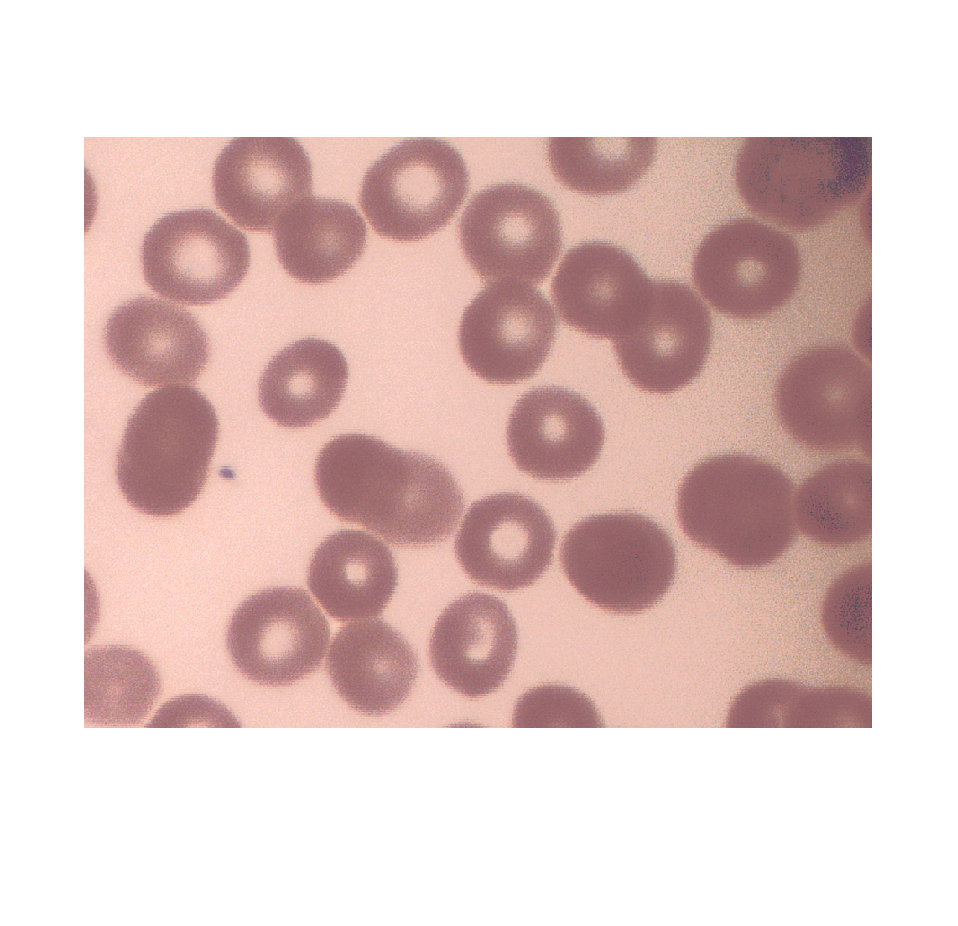
%> input picture test2.tif, 958 x 926 px
$ octave --eval "result = homomorficFilter(imread('test2.tif'));"   (GNU Octave 9; MATLAB toolbox functions it lacks are replaced by stand-ins)
%> lines starting %> are read from the running program, lines starting %| are printed output that depends on the picture; in (x1, y1, x2, y2) boxes, pixels count from 0 and x2, y2 are one past the last pixel; in counts of white or black regions, pixels touching at a corner belong together; the program's own positions count from 1
function [outI] = homomorficFilter(I)

    %I = rgb2hsv(I);
    %I = I(:,:,2);
    outI = zeros(size(I), 'uint8');
    orI = I;
%> orI is the input picture: size 926x958x3 uint8; mean R, G, B 226.7, 203, 199.9

    for i=1:3
        I = orI(:,:,i);

        % The first step is to convert the input image to the log domain.
        % Before that we will also convert the image to floating-point type.
        I = im2double(I);
        I = log(1 + I);

        % Frequency-domain high-pass filter construction.
        M = 2*size(I,1) + 1;
        N = 2*size(I,2) + 1;

        % Note that we can make the size of the filter (M,N) even numbers
        % to speed-up the FFT computation, but we will skip that step
        % for the sake of simplicity. Next, we choose a standard deviation for the
        % Gaussian which determines the bandwidth of low-frequency band that will be filtered out.
        sigma = 10;

        % And create the high-pass filter...
        [X, Y] = meshgrid(1:N,1:M);
        centerX = ceil(N/2);
        centerY = ceil(M/2);
        gaussianNumerator = (X - centerX).^2 + (Y - centerY).^2;
        H = exp(-gaussianNumerator./(2*sigma.^2));
        H = 1 - H;

        % Couple of things to note here. First, we formulate a low-pass filter and
        % then subtracted it from 1 to get the high-pass filter.
        % Second, this is a centered filter in that the zero-frequency is at the center.
        %imshow(H,'InitialMagnification',25)

        H = fftshift(H);

        If = fft2(I, M, N);
        Iout = real(ifft2(H.*If));
        Iout = Iout(1:size(I,1),1:size(I,2));

        filteredI = exp(Iout) - 1;

        %outI = cat(i, filteredI);
        outI(:,:,i) = filteredI;

    end
%> this loop made 3 passes
%> pass 1, in homomorficFilter, `I = orI(:,:,i);`:
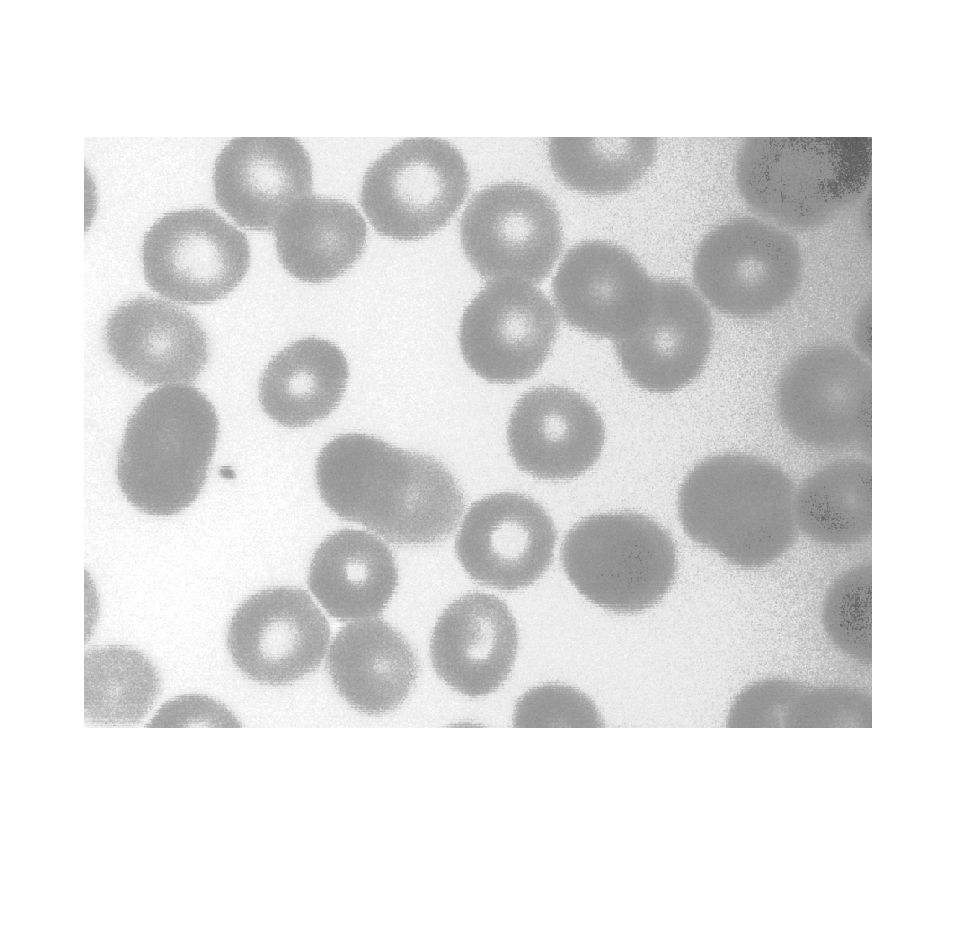
%> I: size 926x958 uint8; min 93, max 255, mean 226.7
%> pass 1, in homomorficFilter, `I = log(1 + I);`:
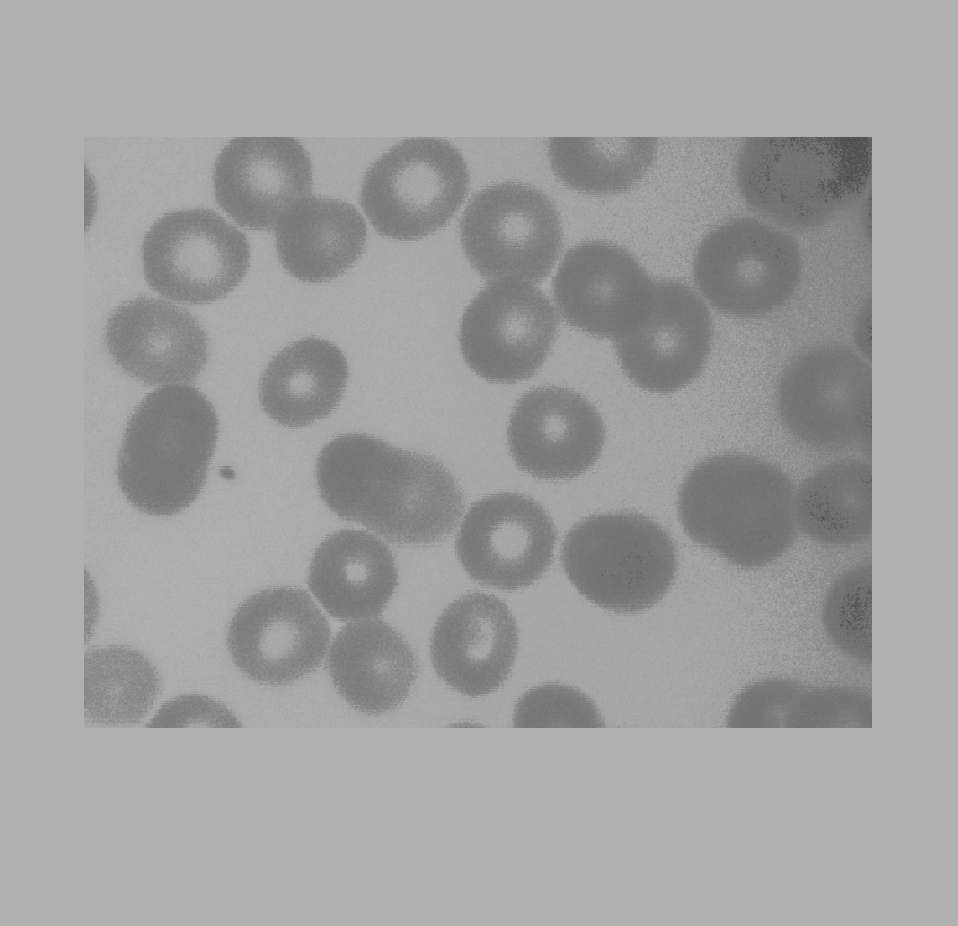
%> I: size 926x958 double; min 0.311, max 0.693, mean 0.633
%> pass 1, in homomorficFilter, `Iout = real(ifft2(H.*If));`:
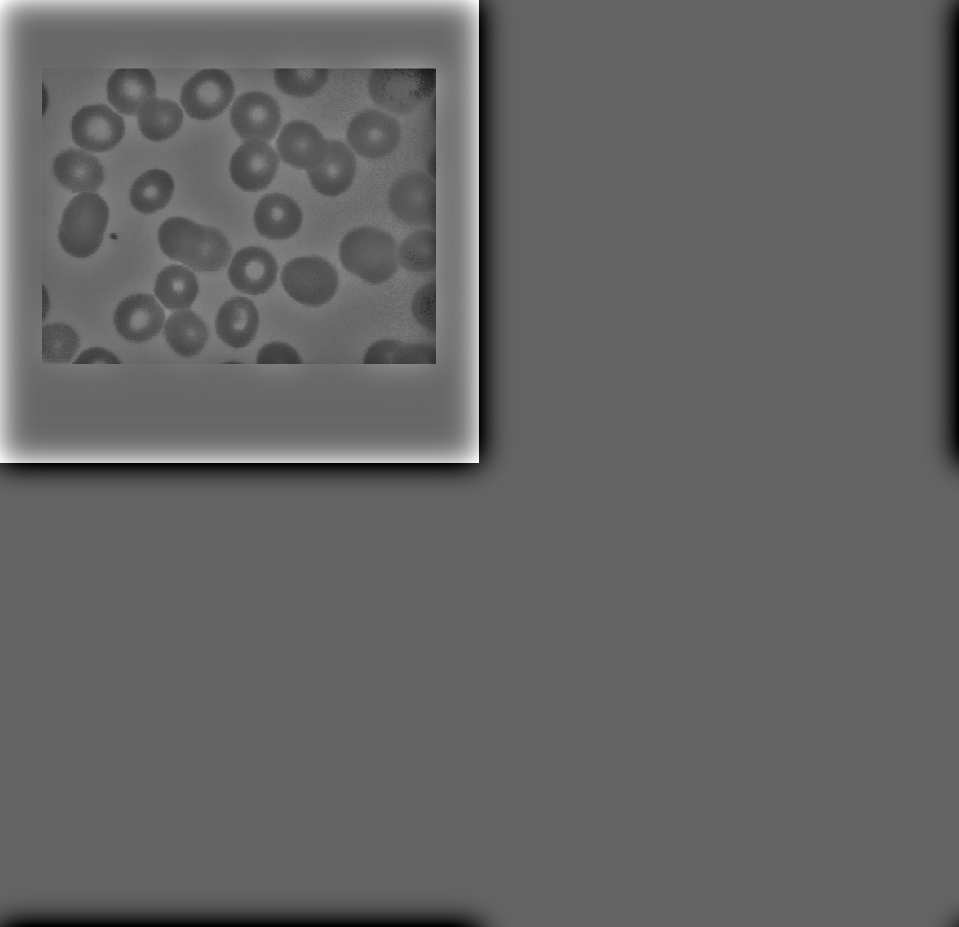
%> Iout: size 1853x1917 double (shown at 1/2 size); min -0.339, max 0.518, mean 0.00157; drawn with min black and max white
%> after the loop:
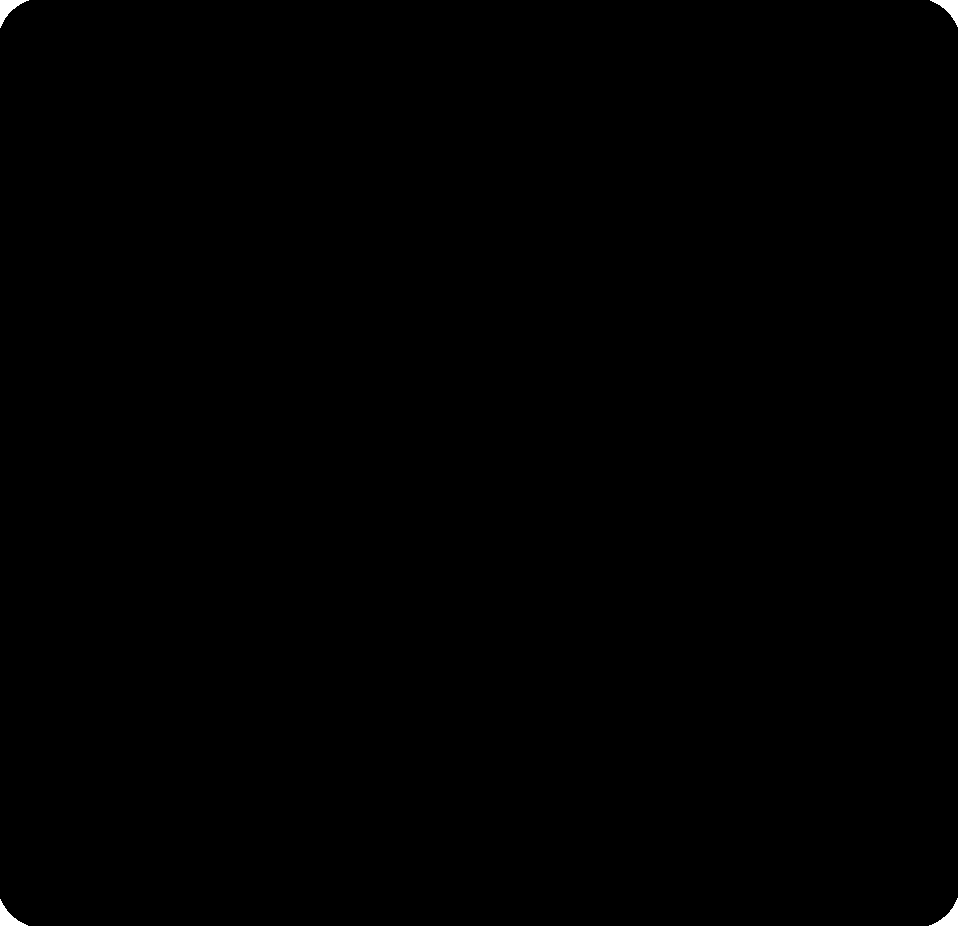
%> outI: size 926x958x3 uint8; values 0 (black) and 1 (white), 0.13% white; 4 white regions, box (x1, y1, x2, y2) and area: (0, 0, 29, 28) 302, (929, 898, 958, 926) 302, (930, 0, 958, 27) 294, (0, 899, 28, 926) 294

end
